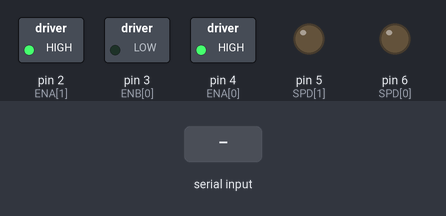
Recording of a sketch running on a simulated Arduino Uno, built with avr-gcc and run on an emulated ATmega328P. Shown: switched loads named in the sketch (green lamp = pin HIGH), output pins drawn as LEDs (lit = HIGH). The test bench sets the inputs (shaded band). What the sketch prints to the serial monitor is not drawn.

Above: at 1.2 s.
1.3 s: "DRIVE L90 R45\n" received over Serial
At 1.8 s:
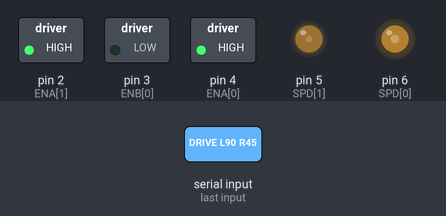
2.8 s: "DRIVE\n" received over Serial
At 4.1 s:
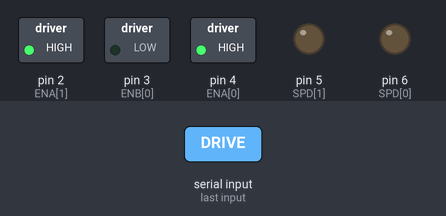
Timing chart, 0 to 5.8 s (numbered marks = the images above; inputs shaded):
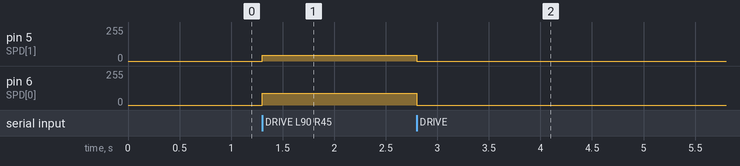

Measured:
- after the input at 1.3 s, pin 5 (SPD[1]): 0/255 → 45/255 at once; pin 6 (SPD[0]): 0/255 → 90/255 at once
- after the input at 2.8 s, pin 5 (SPD[1]): 45/255 → 0/255 at once; pin 6 (SPD[0]): 90/255 → 0/255 at once

The sketch:

Zoomba.ino
```cpp
int ENA[] =  {4,2};
int ENB[] =  {3,1};
int SPD[] =  {6,5};
int SCALE[] = {1,1};

void setup() {
  pinMode(ENA[0], OUTPUT);
  pinMode(ENB[0], OUTPUT);
  pinMode(ENA[1], OUTPUT);
  pinMode(ENB[1], OUTPUT);
  pinMode(SPD[0], OUTPUT);
  pinMode(SPD[1], OUTPUT);

  digitalWrite(ENA[0], HIGH);
  digitalWrite(ENB[0], LOW);
  digitalWrite(ENA[1], HIGH);
  digitalWrite(ENB[1], LOW);


  Serial.begin(115200);
  Serial.println("READY");
  Serial.println("DRIVE Lxxx Rxxx");

}

void loop() {
  // put your main code here, to run repeatedly:
    handleSerial();
}

void handleSerial() {
  long left = 0;
  long right = 0;
  long SPDS[2];

  if (!Serial.available()) return;

  String cmd = Serial.readStringUntil('\n');
  cmd.trim();

  if (cmd.startsWith("DRIVE")) {
      sscanf(cmd.c_str(), "DRIVE L%ld R%ld", &left, &right);
      SPDS[0] = left;
      SPDS[1] = right;
      wheel(SPDS);
    }


}

void wheel(long SPDS[]){
  for (int i =0; i < 2; i++){
    if (abs(SPDS[i]) - 0.2 > 0){
      if (SPDS[i] > 0){
        digitalWrite(ENA[i], HIGH);
        digitalWrite(ENB[i], LOW);
      } else {
        Serial.println("backward");
        digitalWrite(ENA[i], LOW);
        digitalWrite(ENB[i], HIGH);
      }
      analogWrite(SPD[i], SCALE[i]*abs(SPDS[i]));
    } else {
    analogWrite(SPD[i], 0);
    }
  }

}
```
